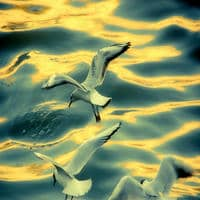
#> input picture images/bird-water.jpg, 200 x 200 px, found by its file name
$ python CreateSuperpixel.py
#> lines starting #> are read from the running program, lines starting #| are printed output that depends on the picture
import os
import numpy as np
import matplotlib.pyplot as plt
from skimage.io import imread
from skimage.segmentation import slic, mark_boundaries
from skimage.util import img_as_float


# ---------------------------------------------------------
# 1. Load image and convert to correct format
# ---------------------------------------------------------
def load_image(path):
    """
    Loads an image and converts it to float [0,1] format.
    Returns an array of shape (H, W, 3).
    """
#> called with path = 'images/bird-water.jpg'
    img = imread(path)
#> img is the input picture: shape (200, 200, 3); mean R, G, B 133.4, 146.5, 97.9
    img = img_as_float(img)  # ensures float64 in [0,1]
    if img.ndim == 2:  # grayscale → RGB
        img = np.stack([img] * 3, axis=-1)
    return img


# ---------------------------------------------------------
# 2. Run SLIC segmentation
# ---------------------------------------------------------
def run_slic(img, n_segments=200, compactness=10):
    """
    Runs SLIC superpixel segmentation.
    Returns a segmentation map of shape (H, W).
    """
#> called with n_segments = 50, compactness = 50
    segments = slic(img, n_segments=n_segments, compactness=compactness, start_label=0)
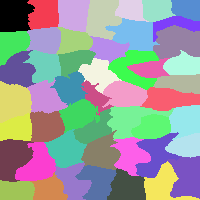
#> segments: shape (200, 200) int64; 49 distinct labels, from 0 to 48; one colour per label, 0 black
    return segments


# ---------------------------------------------------------
# 3. Run LSC segmentation
# ---------------------------------------------------------
# def run_lsc(img, n_segments=200, compactness=0.1):
#     """
#     Runs LSC (Linear Spectral Clustering) segmentation.
#     Returns a segmentation map of shape (H, W).
#     """
#     segments = lsc(img, n_segments=n_segments, compactness=compactness, start_label=0)
#     return segments


# ---------------------------------------------------------
# 4. Overlay segmentation boundaries on original image
# ---------------------------------------------------------
def draw_boundaries(img, segments):
    """
    Returns an image with black boundaries drawn around superpixels.
    """
    return mark_boundaries(img, segments, color=(0, 0, 0))
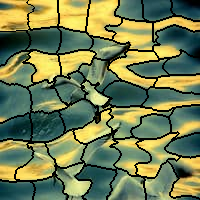
#> returned value: shape (200, 200, 3) float64; mean of channels 0, 1, 2 0.451, 0.496, 0.331; drawn as R, G, B


# ---------------------------------------------------------
# Demo usage
# ---------------------------------------------------------
os.makedirs("output", exist_ok=True)

# Load example image
img = load_image("images/bird-water.jpg")  # <-- replace with your image path

# Run segmentations
seg_slic = run_slic(img, n_segments=50, compactness=50)
# seg_lsc = run_lsc(img, n_segments=200)

# Draw boundaries
slic_vis = draw_boundaries(img, seg_slic)
# lsc_vis = draw_boundaries(img, seg_lsc)

# Save results
plt.imsave("output/slic_result.png", slic_vis)
# plt.imsave("output/lsc_result.png", lsc_vis)

print("Saved output/slic_result.png and output/lsc_result.png")

$ run again, with images/tree.png saved as images/bird-water.jpg
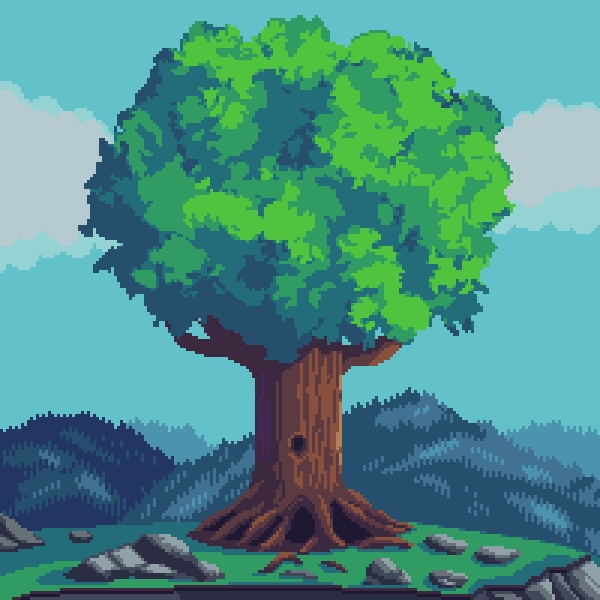
#> input picture images/tree.png, 600 x 600 px, found by its file name
#> in load_image, img is the input picture: shape (600, 600, 3); mean R, G, B 76.7, 143.4, 137.1
#> in run_slic, `segments = slic(img, n_segments=n_segments, compactness=compactness, s..`:
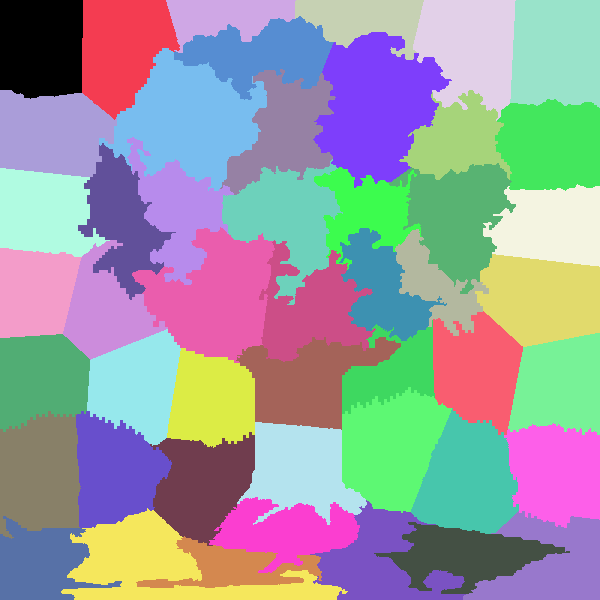
#> segments: shape (600, 600) int64; 48 distinct labels, from 0 to 47; one colour per label, 0 black
#> in draw_boundaries, `return mark_boundaries(img, segments, color=(0, 0, 0))`:
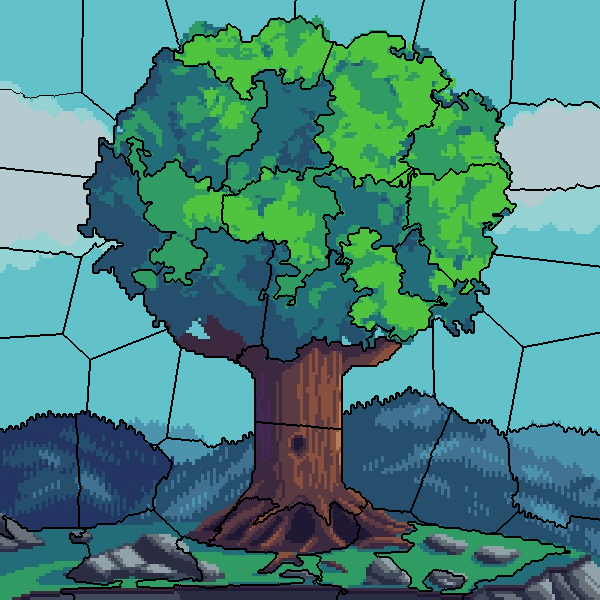
#> returned value: shape (600, 600, 3) float64; mean of channels 0, 1, 2 0.285, 0.531, 0.508; drawn as R, G, B
